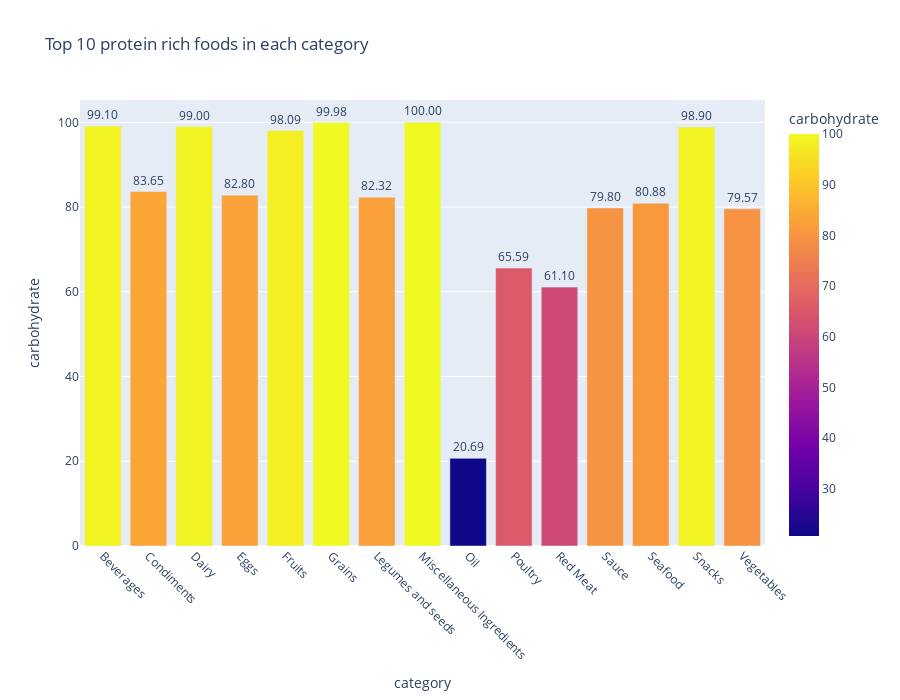

The cell this chart's notebook holds for it:
### Markdown cell above
# Food with highest Carbohyrate in each category

### Code cell
carbohydrate_rich = nutrients.sort_values(by='carbohydrate', ascending=False)
top_carbohydrate_per_category = (carbohydrate_rich.groupby('category').first().reset_index())
fig = px.bar(top_carbohydrate_per_category, x='category', y='carbohydrate', color='carbohydrate', title='Top 10 protein rich foods in each category',
             width=900, height=700, text='product',
            text_auto = '.2f')
fig.update_traces(textposition='outside')
fig.update_layout(uniformtext_minsize=8, uniformtext_mode='hide')
fig.update_xaxes(tickangle=45)
fig.show()

### Figure 1 — Plotly figure (JSON) as saved in the notebook; plotly's stock layout.template omitted (floating-point values rounded to 4 significant figures)
{"data": [{"hovertemplate": "category=%{x}<br>carbohydrate=%{marker.color}<br>product=%{text}<extra></extra>", "legendgroup": "", "marker": {"color": [99.1, 83.65, 99.0, 82.8, 98.09, 99.98, 82.32, 100.0, 20.69, 65.59, 61.1, 79.8, 80.88, 98.9, 79.57], "coloraxis": "coloraxis", "pattern": {"shape": ""}}, "name": "", "orientation": "v", "showlegend": false, "text": ["Strawberry-flavor beverage mix powder", "Frostings prepared-from-recipe glaze", "Desserts dry mix vanilla rennin", "Egg custards dry mix", "Sugars brown", "Sugars granulated", "Vermicelli made from soy", "Sweetener herbal extract powder from Stevia leaf", "Oil original PAM cooking spray", "Spices poultry seasoning", "Gravy dry instant beef", "KRAFT FOODS dry Coating for Pork SHAKE 'N' BAKE ORIGINAL RECIPE", "Seaweed dried agar", "Candies starch jelly pieces gumdrops", "Carrot dehydrated"], "textposition": "outside", "texttemplate": "%{y:.2f}", "type": "bar", "x": ["Beverages", "Condiments", "Dairy", "Eggs", "Fruits", "Grains", "Legumes and seeds", "Miscellaneous Ingredients", "Oil", "Poultry", "Red Meat", "Sauce", "Seafood", "Snacks", "Vegetables"], "xaxis": "x", "y": [99.1, 83.65, 99.0, 82.8, 98.09, 99.98, 82.32, 100.0, 20.69, 65.59, 61.1, 79.8, 80.88, 98.9, 79.57], "yaxis": "y"}], "layout": {"barmode": "relative", "coloraxis": {"colorbar": {"title": {"text": "carbohydrate"}}, "colorscale": [[0, "#0d0887"], [0.1111, "#46039f"], [0.2222, "#7201a8"], [0.3333, "#9c179e"], [0.4444, "#bd3786"], [0.5556, "#d8576b"], [0.6667, "#ed7953"], [0.7778, "#fb9f3a"], [0.8889, "#fdca26"], [1, "#f0f921"]]}, "height": 700, "legend": {"tracegroupgap": 0}, "title": {"text": "Top 10 protein rich foods in each category"}, "uniformtext": {"minsize": 8, "mode": "hide"}, "width": 900, "xaxis": {"anchor": "y", "domain": [0, 1], "tickangle": 45, "title": {"text": "category"}}, "yaxis": {"anchor": "x", "domain": [0, 1], "title": {"text": "carbohydrate"}}}}
